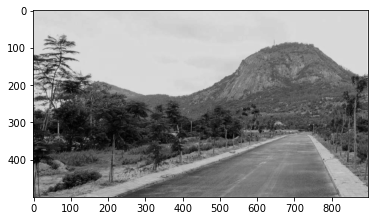

This figure's Python source:
import numpy as np
import matplotlib.pyplot as plt
from PIL import Image,ImageOps



img=plt.imread('hills.jpg')

img=img.sum(axis=-1)
def blur(img):
    for i in range(1,img.shape[0]-1):
        for j in range(1,img.shape[1]-1):
            img[i,j]=(4*img[i,j]+ img[i-1,j] + img[i+1,j] + img[i,j+1])/8.0
    return img

blur(img)
plt.imshow(img,cmap='gray')
